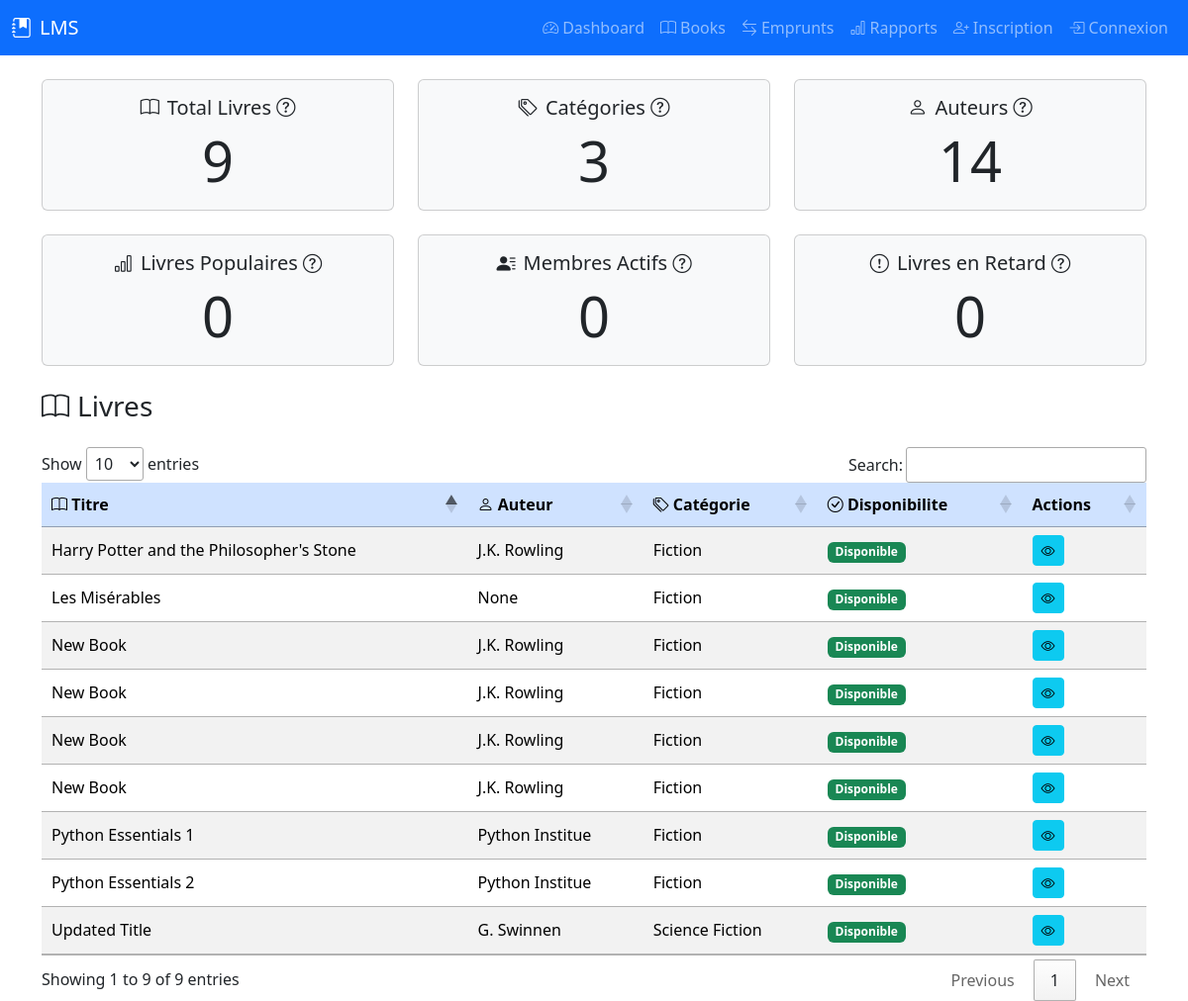
The page / on the database its author committed.
### tables this page shows
CREATE TABLE books (
            book_id INTEGER PRIMARY KEY AUTOINCREMENT,
            title TEXT NOT NULL,
            author_id INTEGER,
            category_id INTEGER,
            isbn TEXT UNIQUE,
            publication_year INTEGER,
            publisher TEXT,
            quantity INTEGER DEFAULT 1,
            available_quantity INTEGER DEFAULT 1,
            FOREIGN KEY (author_id) REFERENCES authors (author_id),
            FOREIGN KEY (category_id) REFERENCES categories (category_id)
        );

CREATE TABLE categories (
            category_id INTEGER PRIMARY KEY AUTOINCREMENT,
            name TEXT NOT NULL,
            description TEXT
        );

CREATE TABLE authors (
            author_id INTEGER PRIMARY KEY AUTOINCREMENT,
            name TEXT NOT NULL,
            biography TEXT
        );

### controllers/dashboard_controller.py (the view)
@dashboard_blueprint.route('/', methods=['GET'])
def dashboard():
    try:
        stats = dashboard_service.get_dashboard_statistics()
        books_data = dashboard_service.get_books_data()
        members_loans_data = dashboard_service.get_members_loans_data()
        return render_template('index.html', **stats, books=books_data, members_loans=members_loans_data)
    except Exception as e:
        return jsonify({'error': str(e)}), 500

### models/author.py (called while the page is built)
    @property
    def name(self):
        return self._get_attribute("name")

    @classmethod
    def all(cls):
        query = f"SELECT * FROM {cls.TABLE_NAME}"
        results = DatabaseConnection.execute_query(query)
        if results:
            conn = DatabaseConnection.get_connection()
            cursor = conn.cursor()
            cursor.execute(f"PRAGMA table_info({cls.TABLE_NAME})")
            columns = [column[1] for column in cursor.fetchall()]
            conn.close()
            return [cls(**dict(zip(columns, result))) for result in results]
        return []

    @classmethod
    def find_by_id(cls, author_id):
        query = f"SELECT * FROM {cls.TABLE_NAME} WHERE {cls.PRIMARY_KEY} = ?"
        result = DatabaseConnection.execute_query(query, (author_id,))
        if result:
            conn = DatabaseConnection.get_connection()
            cursor = conn.cursor()
            cursor.execute(f"PRAGMA table_info({cls.TABLE_NAME})")
            columns = [column[1] for column in cursor.fetchall()]
            conn.close()
            return cls(**dict(zip(columns, result[0])))
        return None

### models/base_model.py (called while the page is built)
    def _get_attribute(self, name):
        return self._attributes.get(name)

    def _set_attribute(self, name, value):
        self._attributes[name] = value

    def __getattr__(self, name):
        if name in self._attributes:
            return self._get_attribute(name)
        raise AttributeError(f"'{self.__class__.__name__}' object has no attribute '{name}'")

    def __setattr__(self, name, value):
        if name == "_attributes":
            super().__setattr__(name, value)
        else:
            self._set_attribute(name, value)

    @classmethod
    def find_by_id(cls, id: int):
        if not cls.TABLE_NAME or not cls.PRIMARY_KEY:
            raise NotImplementedError("TABLE_NAME and PRIMARY_KEY must be defined in subclass")
        query = f"SELECT * FROM {cls.TABLE_NAME} WHERE {cls.PRIMARY_KEY} = ?"
        result = DatabaseConnection.execute_query(query, (id,))
        if result and len(result) > 0:
            conn = DatabaseConnection.get_connection()
            cursor = conn.cursor()
            cursor.execute(f"PRAGMA table_info({cls.TABLE_NAME})")
            columns = [column[1] for column in cursor.fetchall()]
            conn.close()
            record_dict = dict(zip(columns, result[0]))
            return cls(**record_dict)
        return None

### models/book.py (called while the page is built)
    @property
    def book_id(self):
        return self._get_attribute("book_id")

### templates/index.html (shortened to what this page needs)
<!DOCTYPE html>
<html lang="fr">
<head>
    <link rel="stylesheet" href="/css/style.css">
    <link href="https://cdn.jsdelivr.net/npm/bootstrap@5.3.2/dist/css/bootstrap.min.css" rel="stylesheet">
    <link rel="stylesheet" href="https://cdn.jsdelivr.net/npm/bootstrap-icons@1.11.3/font/bootstrap-icons.css">
    <link rel="stylesheet" href="https://cdn.datatables.net/1.13.4/css/jquery.dataTables.min.css">
</head>
<body>
    {% include 'includes/navbar.html' %}
    <div class="container">
        <div class="row text-center mb-4">
            <div class="col-md-4">
                <div class="card bg-light">
                    <div class="card-body">
                        <h5 class="card-title"><i class="bi bi-book me-2 icon-small"></i>Total Livres <i class="bi bi-question-circle icon-small" title="Nombre total de livres disponibles dans la bibliothèque."></i></h5>
                        <p class="card-text display-4">{{ total_books }}</p>
                    </div>
                </div>
            </div>
            <div class="col-md-4">
                <div class="card bg-light">
                    <div class="card-body">
                        <h5 class="card-title"><i class="bi bi-tags me-2 icon-small"></i>Catégories <i class="bi bi-question-circle icon-small" title="Nombre total de catégories de livres."></i></h5>
                        <p class="card-text display-4">{{ total_category }}</p>
                    </div>
                </div>
            </div>
            <div class="col-md-4">
                <div class="card bg-light">
                    <div class="card-body">
                        <h5 class="card-title"><i class="bi bi-person me-2 icon-small"></i>Auteurs <i class="bi bi-question-circle icon-small" title="Nombre total d'auteurs enregistrés."></i></h5>
                        <p class="card-text display-4">{{ total_authors }}</p>
                    </div>
                </div>
            </div>
        </div>
        <div class="row text-center mb-4">
            <div class="col-md-4">
                <div class="card bg-light">
                    <div class="card-body">
                        <h5 class="card-title"><i class="bi bi-bar-chart me-2 icon-small"></i>Livres Populaires <i class="bi bi-question-circle icon-small" title="Nombre total de livres populaires basés sur les emprunts."></i></h5>
                        <p class="card-text display-4">{{total_popular_books}}</p>
                    </div>
                </div>
            </div>
            <div class="col-md-4">
                <div class="card bg-light">
                    <div class="card-body">
                        <h5 class="card-title"><i class="bi bi-person-lines-fill me-2 icon-small"></i>Membres Actifs <i class="bi bi-question-circle icon-small" title="Nombre total de membres ayant emprunté des livres récemment."></i></h5>
                        <p class="card-text display-4">{{total_active_members}}</p>
                    </div>
                </div>
            </div>
            <div class="col-md-4">
                <div class="card bg-light">
                    <div class="card-body">
                        <h5 class="card-title"><i class="bi bi-exclamation-circle me-2 icon-small"></i>Livres en Retard <i class="bi bi-question-circle icon-small" title="Nombre total de livres dont la date de retour est dépassée."></i></h5>
                        <p class="card-text display-4">{{total_overdue_books}}</p>
                    </div>
                </div>
            </div>
        </div>
        <h3 class="mb-4"><i class="bi bi-book me-2"></i>Livres</h3>
        <div class="table-responsive">
            <table id="booksTable" class="table table-striped table-hover align-middle">
                <thead class="table-primary">
                    <tr>
                        <th><i class="bi bi-book"></i> Titre</th>
                        <th><i class="bi bi-person"></i> Auteur</th>
                        <th><i class="bi bi-tags"></i> Catégorie</th>
                        <th><i class="bi bi-check-circle"></i> Disponibilite</th>
                        <th>Actions</th>
                    </tr>
                </thead>
                <tbody>
                    {% for book in books %}
                    <tr data-isbn="{{ book.isbn }}" data-publication-year="{{ book.publication_year }}" data-publisher="{{ book.publisher }}" data-quantity="{{ book.quantity }}" data-available-quantity="{{ book.available_quantity }}">
                        <td>{{ book.title }}</td>
                        <td>{{ book.author }}</td>
                        <td>{{ book.category }}</td>
                        <td>
                            {% if book.available_quantity > 0 %}
                            <span class="badge bg-success">Disponible</span>
                            {% else %}
                            <span class="badge bg-danger">Emprunté</span>
                            {% endif %}
                        </td>
                        <td>
                            <button class="btn btn-info btn-sm see-detail-book" title="Voir détails"><i class="bi bi-eye"></i></button>
                        </td>
                    </tr>
                    {% endfor %}
                </tbody>
            </table>
        </div>
    </div>
</body>
</html>

### templates/includes/navbar.html (shortened to what this page needs)
<nav class="navbar navbar-expand-lg navbar-dark bg-primary mb-4">
    <div class="container-fluid">
        <a class="navbar-brand d-flex align-items-center" href="/">
            <i class="bi bi-journal-bookmark-fill me-2"></i>LMS
        </a>
        <div class="collapse navbar-collapse" id="navbarNav">
            <ul class="navbar-nav ms-auto">
                <li class="nav-item"><a class="nav-link" href="/"><i class="bi bi-speedometer2 me-1"></i>Dashboard</a></li>
                <li class="nav-item"><a class="nav-link" href="/books"><i class="bi bi-book me-1"></i>Books</a></li>
                <li class="nav-item"><a class="nav-link" href="/loans"><i class="bi bi-arrow-left-right me-1"></i>Emprunts</a></li>
                <li class="nav-item"><a class="nav-link" href="/reports"><i class="bi bi-bar-chart me-1"></i>Rapports</a></li>
                <li class="nav-item"><a class="nav-link" href="/register"><i class="bi bi-person-plus me-1"></i>Inscription</a></li>
                <li class="nav-item"><a class="nav-link" href="/login"><i class="bi bi-box-arrow-in-right me-1"></i>Connexion</a></li>
            </ul>
        </div>
    </div>
</nav>

### templates/index.html (style rules this page uses)
.icon-small { font-size: 1.2rem; }

### rows shown on the page
books: title "Les Misérables"
categories: category "Fiction" "Fiction" "Fiction" "Fiction" "Fiction" "Fiction" "Fiction" "Fiction"
books: title "Harry Potter and the Philosopher's Stone"
authors: author "J.K. Rowling" "J.K. Rowling" "J.K. Rowling" "J.K. Rowling" "J.K. Rowling"
books: title "Updated Title"
authors: author "G. Swinnen"
categories: category "Science Fiction"
books: title "New Book"
books: title "New Book"
books: title "New Book"
books: title "New Book"
books: title "Python Essentials 1"
authors: author "Python Institue" "Python Institue"
books: title "Python Essentials 2"

### other values the page prints
{{ total_books }} "9"
{{ total_category }} "3"
{{ total_authors }} "14"
{{ total_popular_books }} "0"
{{ total_active_members }} "0"
{{ total_overdue_books }} "0"
{{ book.author }} "None"
